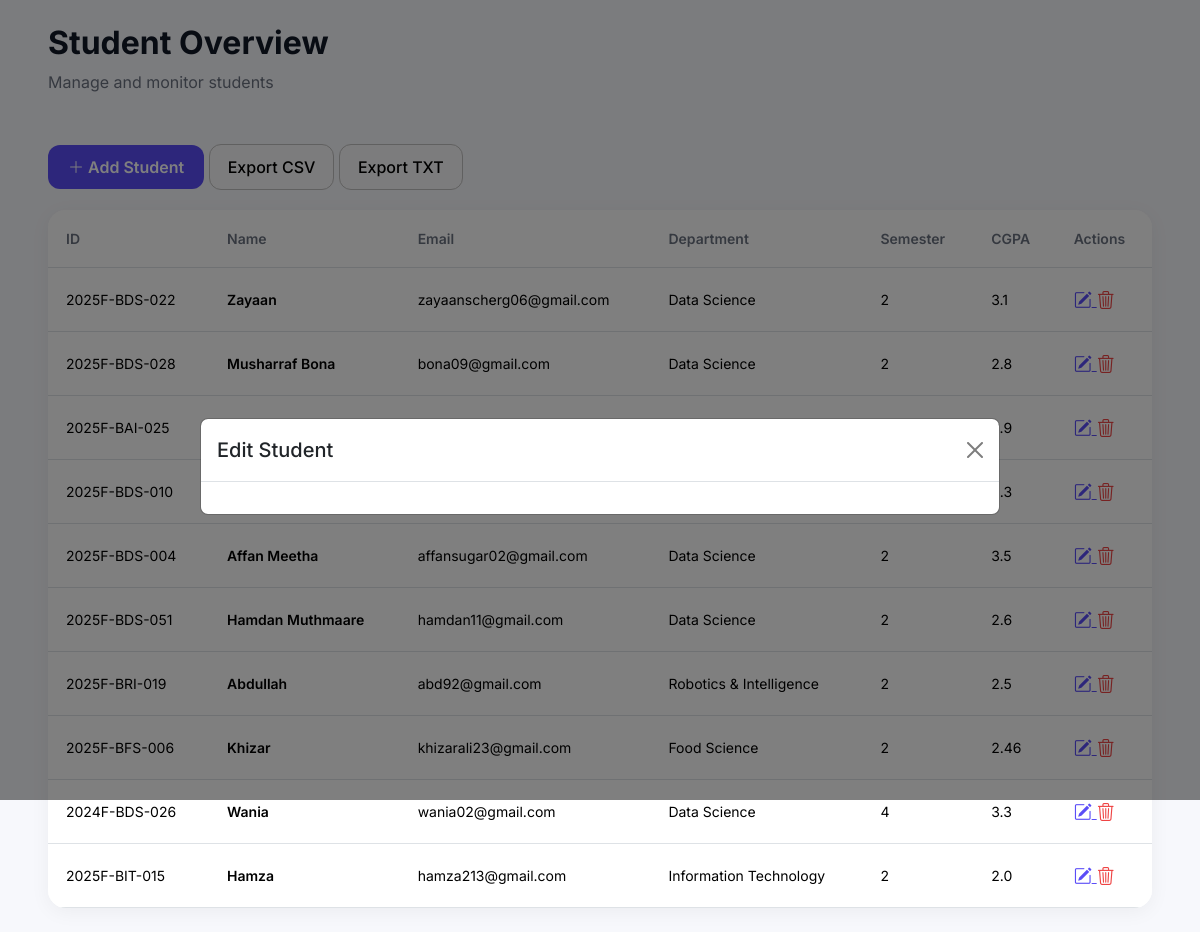
The page /edit/3/ on the database its author committed.
### students/models.py (models this page shows, shortened)
class Student(models.Model):
    student_id = models.CharField(max_length = 14, unique = True)
    name = models.CharField(max_length = 50)
    email = models.EmailField()
    department = models.CharField(max_length = 50)
    semester = models.IntegerField(max_length = 1)
    cgpa = models.FloatField(max_length = 4)

### students/views.py (the view, shortened to what this page needs)
# urls.py: path('edit/<int:id>/', views.student_edit, name = 'student_edit'),
def student_edit(request, id):
    student = get_object_or_404(Student, id=id)
    form = StudentForm(instance=student)
    students = Student.objects.all()
    return render(request, 'students/list.html', {
        'students': students,
        'form': form,
        'show_edit_modal': True,
        'edit_student_id': id,
    })

### students/templates/students/list.html (shortened to what this page needs)
{% extends 'base.html' %}
{% block content %}
<div class="mb-4">
    <h1 class="page-title">
        Student Overview
    </h1>
    <p class="page-subtitle">
        Manage and monitor students
    </p>
</div>
<div class="top-actions">
    <div>
        <button
            type="button"
            class="btn btn-add"
            data-bs-toggle="modal"
            data-bs-target="#addStudentModal"
        >
            <i class="bi bi-plus-lg"></i>
            Add Student
        </button>
        <a
            href="{% url 'export_csv' %}"
            class="btn btn-light btn-export"
        >
            Export CSV
        </a>
        <a
            href="{% url 'export_txt' %}"
            class="btn btn-light btn-export"
        >
            Export TXT
        </a>
    </div>
</div>
<div class="modal fade" id="editStudentModal" tabindex="-1" aria-labelledby="editStudentModalLabel" aria-hidden="true">
  <div class="modal-dialog modal-dialog-centered modal-lg">
    <div class="modal-content">
      <div class="modal-header">
        <h5 class="modal-title" id="editStudentModalLabel">Edit Student</h5>
        <button type="button" class="btn-close" data-bs-dismiss="modal" aria-label="Close"></button>
      </div>
      <div class="modal-body" id="editModalBody">
      </div>
    </div>
  </div>
</div>
<div class="table-card">
<table class="table table-hover">
    <thead>
    <tr>
        <th>ID</th>
        <th>Name</th>
        <th>Email</th>
        <th>Department</th>
        <th>Semester</th>
        <th>CGPA</th>
        <th>Actions</th>
    </tr>
    </thead>
    <tbody>
    {% for s in students %}
    <tr data-student-id="{{ s.id }}">
        <td>{{ s.student_id }}</td>
        <td class="student-name">
            {{ s.name }}
        </td>
        <td>{{ s.email }}</td>
        <td>{{ s.department }}</td>
        <td>{{ s.semester }}</td>
        <td>{{ s.cgpa }}</td>
        <td>
            <a
                href="#"
                class="action-btn edit-btn"
                data-bs-toggle="modal"
                data-bs-target="#editStudentModal"
                onclick="loadEditForm(event, {{ s.id }})"
            >
                <i class="bi bi-pencil-square"></i>
            </a>
            <a
                href="#"
                class="action-btn delete-btn"
                onclick="deleteStudent(event, {{ s.id }}, '{{ s.name }}')"
            >
                <i class="bi bi-trash3"></i>
            </a>
        </td>
    </tr>
    {% endfor %}
    </tbody>
</table>
</div>
{% endblock %}

### students/static/css/style.css (style rules this page uses)
* { margin:0; padding:0; box-sizing:border-box; font-family:'Inter',sans-serif; }
body { background:#f7f8fc; }
.page-title { font-size:32px; font-weight:700; color:#111827; }
.page-subtitle { color:#6b7280; margin-top:4px; }
.table-card { background:white; border-radius:18px; box-shadow: 0 4px 20px rgba(0,0,0,.05); overflow:hidden; }
.top-actions { display:flex; justify-content:space-between; align-items:center; margin-top:50px; margin-bottom:20px; }
.btn-add { background-color:#5b4df7; color:white; border:none; border-radius:12px; padding:10px 20px; font-weight:600; }
.btn-export { border-radius:12px; border: 1px solid #c1c0c0; padding:10px 18px; font-weight:500; }
.table { margin-bottom:0; }
.table thead { background:#fafafa; }
.table th { color:#6b7280; font-size:14px; font-weight:600; padding:18px; }
.table td { vertical-align:middle; padding:18px; font-size:14px; }
.student-name { font-weight:600; }
.action-btn { border:none; background:none; font-size:18px; }
.edit-btn { color:#5b4df7; }
.delete-btn { color:#ef4444; }

### rows shown on the page
Student: student_id "2025F-BDS-022", name "Zayaan", email "zayaanscherg06@gmail.com", department "Data Science", semester "2", cgpa "3.1"
Student: student_id "2025F-BDS-028", name "Musharraf Bona", email "bona09@gmail.com", department "Data Science", semester "2", cgpa "2.8"
Student: student_id "2025F-BAI-025", cgpa "3.9"
Student: student_id "2025F-BDS-010", cgpa "2.3"
Student: student_id "2025F-BDS-004", name "Affan Meetha", email "affansugar02@gmail.com", department "Data Science", semester "2", cgpa "3.5"
Student: student_id "2025F-BDS-051", name "Hamdan Muthmaare", email "hamdan11@gmail.com", department "Data Science", semester "2", cgpa "2.6"
Student: student_id "2025F-BRI-019", name "Abdullah", email "abd92@gmail.com", department "Robotics & Intelligence", semester "2", cgpa "2.5"
Student: student_id "2025F-BFS-006", name "Khizar", email "khizarali23@gmail.com", department "Food Science", semester "2", cgpa "2.46"
Student: student_id "2024F-BDS-026", name "Wania", email "wania02@gmail.com", department "Data Science", semester "4", cgpa "3.3"
Student: student_id "2025F-BIT-015", name "Hamza", email "hamza213@gmail.com", department "Information Technology", semester "2", cgpa "2.0"
